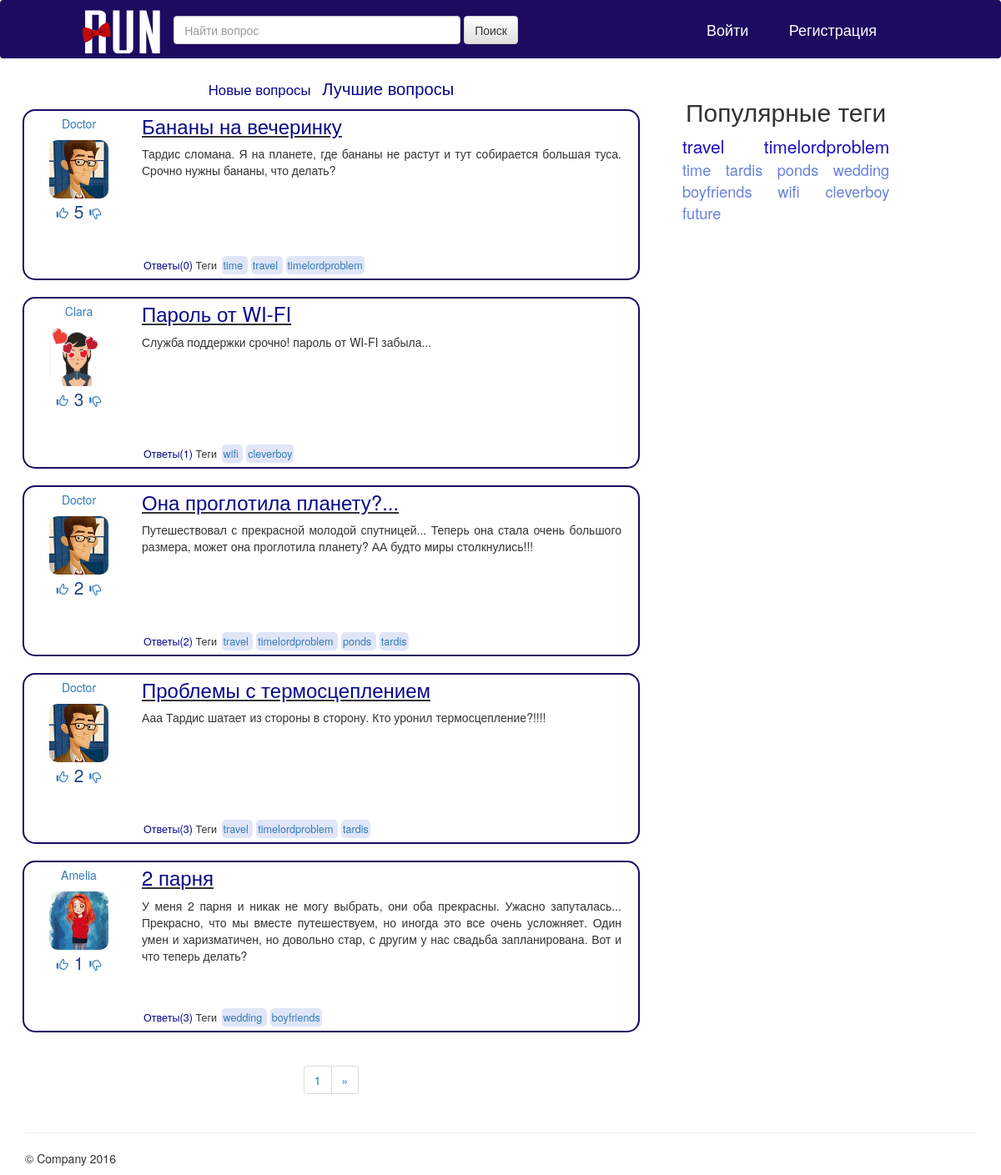
/hot/, run on the app's committed database.
### ask_app/models.py (models this page shows, shortened)
class Question(models.Model):
	title= models.CharField(max_length=100,verbose_name=u'Title')
	text= models.TextField(verbose_name=u'Text')
	author = models.ForeignKey('Profile')
	tags=models.ManyToManyField(Tag)
	rating=models.IntegerField(default=0,verbose_name=u'Rating')
	date=models.DateTimeField(auto_now_add=True, verbose_name=u'Date')
	objects=QuestionManager()
	class Meta:
		verbose_name=u'Question'
		verbose_name_plural=u'Questions'

class Profile(models.Model):
	user = models.OneToOneField(User)
	nickname=models.CharField(max_length=30, verbose_name=u'Nickname')
	avatar=models.ImageField(upload_to='avatars/', blank=True, verbose_name=u'Avatar')
	email=models.EmailField(blank=True, verbose_name=u'Email')
	objects=ProfileManager()
	class Meta:
		verbose_name=u'Profile'
		verbose_name_plural=u'Profiles'

class Tag(models.Model):
	value=models.CharField(max_length=15,verbose_name=u'Tag')
	objects=TagManager()
	class Meta:
		verbose_name=u'Tag'
		verbose_name_plural=u'Tags'
	def __unicode__(self):
		return "{}".format(self.value)

### ask_app/views.py (the view)
# urls.py: url(r'^hot/$', views.hot, name='hot'),
def hot(request):
	questions=Question.objects.get_best_questions()
	popular_tag=Tag.objects.get_popular_tag()
	popular_users=Profile.objects.get_popular_users()
	page=paginate(request, questions)
	questions=page
	context = {'page':page, 'questions':questions,'popular_tag':popular_tag, 'popular_users':popular_users, 'isAuth':auth.get_user(request).username}
	return render(request,'hot.html',context)

### ask_app/models.py (called while the page is built)
	def get_best_questions(self):
		q_list=self.prefetch_related('author').order_by('-rating')[:100]
		return Question.objects.fill_questions(q_list)

	def fill_questions(self,q_list):
		for q in q_list:
			q.answer_count=AnswerManager.get_count_of_answers(Answer.objects,q.id)
			q.tag_list=TagManager.get_tags_by_id_question(Tag.objects,q.id)
		return q_list

	def get_count_of_answers(self, q_id):
		a=self.filter(question=q_id).count()
		return a

	def get_tags_by_id_question(self, q_id):
		return self.filter(question=q_id)

	def get_popular_tag(self):
		t_list= self.annotate(question_count=Count('question')).order_by('-question_count')[:10]
		for tag in t_list:
			if tag.question_count>2:
				tag.many=True
			else:
				tag.many=False
		return t_list

	def get_popular_users(self):
		return self.annotate(question_count=Count('question')).order_by('-question_count')[:5]

### ask_app/views.py (called while the page is built)
def paginate(request,questions):
	paginator = Paginator(questions, 5)
	pageNum = request.GET.get('page')
	try:
		page = paginator.page(pageNum)
		if pageNum != None:
			pageNum = int(pageNum)
	except PageNotAnInteger:
		page = paginator.page(1)
		pageNum = 1
	except EmptyPage:
		page = paginator.page(1)
		pageNum = 1
	return page

### templates/hot.html (shortened to what this page needs)
{% extends "base.html" %}
{% block content %}
 <div align="center" >
        <a href="../" style="color:#08088A" id="sort-type"><big>Новые вопросы</big></a>
        <a style="color:#08088A" id="sort-type"><big><big>Лучшие вопросы</big></big></a>
 </div>
 {% for quest in questions %}
    {% include "quest.html" %}
 {% endfor %}
 {%include "paginator.html" %}
{% endblock content %}

### templates/base.html (shortened to what this page needs)
<!DOCTYPE html>
<html lang="en">
<head>
<link href="/static/css/bootstrap.css" rel="stylesheet">
<link href="/static/css/bootstrap-responsive.css" rel="stylesheet">
 <link href="/static/css/bootstrap-theme.css" rel="stylesheet">
<link href="/static/css/mycss.css" rel="stylesheet" !important  >
<body>
<nav class="navbar">
    <div class="container">
     <div class="row">
      <div class="col-md-1"></div>
       <div class="col-md-7">
        <div class="navbar-brand" >
	<a href="/../../">{% include "run.svg" %}</a></div>
        <form class="navbar-form navbar-left" role="search">
          <div class="form-group" >
            <input type="search" size="40px" class="form-control" placeholder="Найти вопрос">
            <button type="submit" class="btn btn-default">Поиск</button>
          </div>
        </form>
          {% if isAuth%}
       </div>
        <div class="col-md-1 navbar-user" >
          <div id="navbar-avatar-block" align="right"><a href=#><img  id="navbar-avatar" src="/static/img/avatar.png" border="0"> </a></div>
        </div>
        <div class="col-md-1 navbar-user" >
         <p id="navbar-autho"> <a style="color:#FFFFFF" href="/../../settings" >Настройки </a> </p>
         <p id="navbar-autho"> <a style="color:#FFFFFF" href="/../../logout" >Выйти</a> </p>
        </div>
	<form class="navbar-form navbar-left" role="ask">
            <div class="form-group">
               <a href="../../ask" class="btn btn-info">Задать вопрос</a>
            </div>
          </form>
        {% else %}
      </div>
           <div class="col-sm-1" id="navbar-login">
            <h4><a href="../../login"  style="color:white">Войти</a></h4>
	   </div>
	   <div class="col-sm-1" id="navbar-login">
            <h4> <a href="../../signup"  style="color:white">Регистрация</a></h4>
           </div>
        {% endif %}
    </div>
    </div>
  </nav>
<div class="container">
  <div class="row">
    <div class="col-md-8" id="main">
     {% block content %} {% endblock %}
    </div>
     <div class="col-md-3" >
      <div align="center" id="right">
	{% if popular_tag %}
        <h2>Популярные теги</h2>
          <div align="justify">
	  {% for tag in popular_tag %}
		{% if tag.many %}
	         <a id="poptag_h1" href="{% url 'tag' tag%}" >{{tag.value}}</a>
		{% else %}
		<a id="poptag_h2" href="{% url 'tag' tag.value%}" >{{tag.value}}</a>
            	{% endif %}
	  {% endfor %}
          </div>
	{% endif %}
      </div>
      <div align="center" id="right">
      </div>
    </div>
  </div>
<hr>
<footer>
<p>&copy; Company 2016</p>
</footer>
</div>
</body>
</html>

### templates/quest.html
      <div>
       <div class="row" id="block-question" >
        <div class="col-md-2">
         <a href=#><p  style="font:bold" align="center"> {{quest.author.nickname}}</p>
	{% if quest.author.avatar%}
          <div class="block-avatar"><img id="avatar"src="{{ quest.author.avatar.url }}" border="0"></div>
	{% else %}
	<div class="block-avatar"><img id="avatar"src="/static/img/avatar.png" border="0"></div>
	{% endif %}
	    <div align ="center"  >
            <a href=#> <span  class="glyphicon glyphicon-thumbs-up" ></span></a>
	    <span id="rating">{{quest.rating}}</span>
            <a href=#> <span class="glyphicon glyphicon-thumbs-down" ></span></a>
          </div>
	    </div>
        <div class="col-md-10">
          <h3 id ="question-header"><a style="color:#08088A" href="{% url 'question_detail' quest.id %}"> {{quest.title}} </a></h3>
          <p align="justify" id="question-text">{{quest.text}}</p>
          <div id="question-bottom">
            <a style="color:#08088A" href="{% url 'question_detail' quest.id %}"> Ответы({{quest.answer_count}}) </a>
	       	{% if quest.tag_list %}
		Теги
		{% for tag in quest.tag_list %}
		<a href="{% url 'tag' tag.value%}" id="tags"> {{tag.value}} </a>
            	{% endfor %}
		{% endif %}
          </div>
        </div>
   </div>
   </div>

### static/css/mycss.css (style rules this page uses)
body { padding-top: 0px; }
.navbar { height:70px; padding-top:10px; padding-bottom:10px; background: #1C0B60; }
.navbar-brand { padding:0px; }
#avatar { border-radius: 10px; position: absolute; width:100%; height: 100%; }
#right { padding: 5px; margin: 2px; }
#main { margin:2px; }
#block-question { border: 2px solid #1C0B60; border-radius:15px; padding: 5px; margin:10px 10px 20px 10px; }
#question-header { text-decoration: underline; margin-top:0px; }
#question-bottom { position:absolute; bottom:0px; margin:2px; font-size:90%; }
#question-text { min-height: 130px; padding-bottom:10px; margin-bottom:25px; }
#tags { padding:2px; margin:2px; background:#E0E6F8; border-radius: 5px; }
#sort-type { margin:5px; }
#rating { color:#234584; font-size:150%; padding: 3px; }
#poptag_h1 { color:#190fbc; font-size:150%; padding:2px; }
#poptag_h2 { color:#6781db; font-size:130%; padding:2px; }
#navbar-login { padding-left:57px; padding-top:5px; }
.block-avatar { height:70px; position:relative; margin-left:10px; margin-right:10px; }

### data on the page
Question: author.nickname "Doctor", author.avatar (picture), rating "5", title "Бананы на вечеринку", text "Тардис сломана. Я на планете, где бананы не растут и тут собирается большая туса. Срочно нужны бананы, что делать?", answer_count "0"
Tag: value "time"
Tag: value "travel"
Tag: value "timelordproblem"
Question: author.nickname "Clara", author.avatar (picture), rating "3", title "Пароль от WI-FI", text "Служба поддержки срочно! пароль от WI-FI забыла...", answer_count "1"
Tag: value "wifi"
Tag: value "cleverboy"
Question: author.nickname "Doctor", author.avatar (picture), rating "2", title "Она проглотила планету?...", text "Путешествовал с прекрасной молодой спутницей... Теперь она стала очень большого размера, может она проглотила планету? АА будто миры столкнулись!!!", answer_count "2"
Tag: value "ponds"
Tag: value "tardis"
Question: author.nickname "Doctor", author.avatar (picture), rating "2", title "Проблемы с термосцеплением", text "Ааа Тардис шатает из стороны в сторону. Кто уронил термосцепление?!!!!", answer_count "3"
Question: author.nickname "Amelia", author.avatar (picture), rating "1", title "2 парня", text "У меня 2 парня и никак не могу выбрать, они оба прекрасны. Ужасно запуталась... Прекрасно, что мы вместе путешествуем, но иногда это все очень усложняет. Один умен и харизматичен, но довольно стар, с другим у нас свадьба запланирована. Вот и что теперь делать?", answer_count "3"
Tag: value "wedding"
Tag: value "boyfriends"
Tag: value "future"

### other printed values
{{ page.number }} "1"
